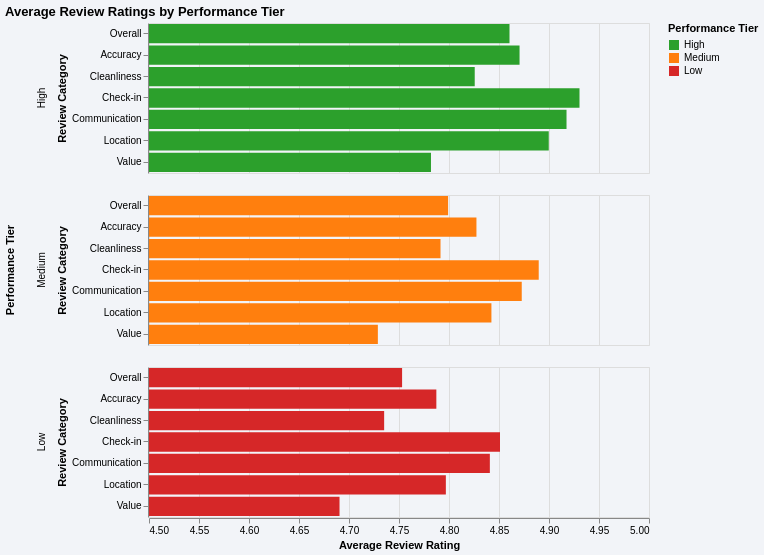

Write the Vega-Lite specification saved for this chart.
### Vega-Lite specification from a JSON file in a GitHub repository (floating-point values rounded to 4 significant figures)
{"config": {"view": {"continuousWidth": 300, "continuousHeight": 300}, "background": "#f2f4f8"}, "data": {"name": "data-943380ee6ab7b78aa2945b6a5fad0c8a"}, "mark": {"type": "bar"}, "encoding": {"color": {"condition": {"param": "Review Category", "field": "performance_tier", "scale": {"domain": ["High", "Medium", "Low"], "range": ["#2ca02c", "#ff7f0e", "#d62728"]}, "title": "Performance Tier", "type": "nominal"}, "value": "lightgray"}, "row": {"field": "performance_tier", "sort": ["High", "Medium", "Low"], "title": "Performance Tier", "type": "nominal"}, "tooltip": [{"field": "performance_tier", "type": "nominal"}, {"field": "category", "type": "nominal"}, {"field": "average_rating", "type": "quantitative"}], "x": {"field": "average_rating", "scale": {"clamp": true, "domain": [4.5, 5]}, "title": "Average Review Rating", "type": "quantitative"}, "y": {"field": "category", "sort": ["Overall", "Accuracy", "Cleanliness", "Check-in", "Communication", "Location", "Value"], "title": "Review Category", "type": "nominal"}}, "height": 150, "params": [{"name": "Review Category", "select": {"type": "point", "fields": ["category"]}}], "title": "Average Review Ratings by Performance Tier", "width": 500, "$schema": "https://vega.github.io/schema/vega-lite/v5.20.1.json", "datasets": {"data-943380ee6ab7b78aa2945b6a5fad0c8a": [{"performance_tier": "High", "category": "Accuracy", "average_rating": 4.871}, {"performance_tier": "High", "category": "Check-in", "average_rating": 4.93}, {"performance_tier": "High", "category": "Cleanliness", "average_rating": 4.826}, {"performance_tier": "High", "category": "Communication", "average_rating": 4.918}, {"performance_tier": "High", "category": "Location", "average_rating": 4.9}, {"performance_tier": "High", "category": "Overall", "average_rating": 4.86}, {"performance_tier": "High", "category": "Value", "average_rating": 4.782}, {"performance_tier": "Low", "category": "Accuracy", "average_rating": 4.787}, {"performance_tier": "Low", "category": "Check-in", "average_rating": 4.851}, {"performance_tier": "Low", "category": "Cleanliness", "average_rating": 4.735}, {"performance_tier": "Low", "category": "Communication", "average_rating": 4.841}, {"performance_tier": "Low", "category": "Location", "average_rating": 4.797}, {"performance_tier": "Low", "category": "Overall", "average_rating": 4.753}, {"performance_tier": "Low", "category": "Value", "average_rating": 4.691}, {"performance_tier": "Medium", "category": "Accuracy", "average_rating": 4.827}, {"performance_tier": "Medium", "category": "Check-in", "average_rating": 4.89}, {"performance_tier": "Medium", "category": "Cleanliness", "average_rating": 4.792}, {"performance_tier": "Medium", "category": "Communication", "average_rating": 4.873}, {"performance_tier": "Medium", "category": "Location", "average_rating": 4.842}, {"performance_tier": "Medium", "category": "Overall", "average_rating": 4.799}, {"performance_tier": "Medium", "category": "Value", "average_rating": 4.729}]}}
